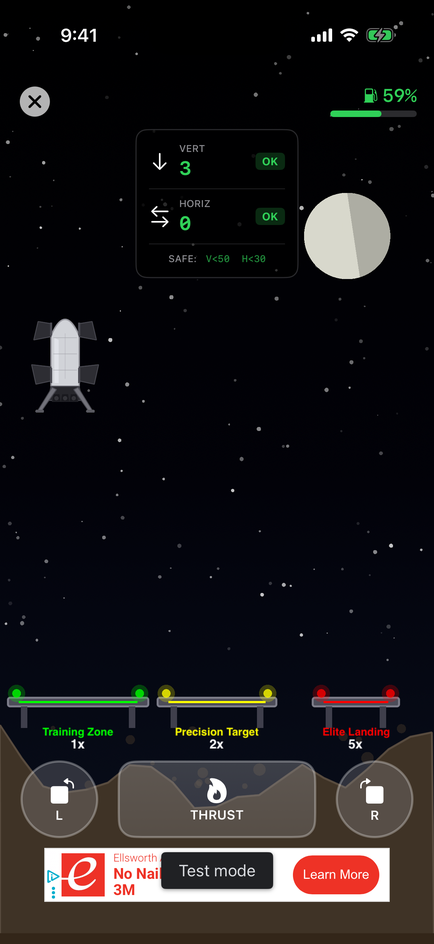
#> input picture Screenshots/v2.0.0/02_classic_gameplay.png, 434 x 944 px, shrunk from 1206 x 2622 before the run
$ python caption_screenshots.py
#> lines starting #> are read from the running program, lines starting #| are printed output that depends on the picture
#!/usr/bin/env python3
"""
Bake marketing captions onto App Store screenshots.

Usage:
    python3 Scripts/caption_screenshots.py

Reads from Screenshots/v2.0.0/, writes captioned versions to the same directory.
Requires: Pillow (pip install Pillow)
"""

import os
from PIL import Image, ImageDraw, ImageFont

# --- Configuration ---

SCREENSHOTS_DIR = os.path.join(os.path.dirname(__file__), '..', 'Screenshots', 'v2.0.0')

# Font: SF Compact Black (macOS system font)
# Fallback chain for other systems
FONT_CANDIDATES = [
    '/System/Library/Fonts/SFCompact.ttf',       # macOS - SF Compact Black
    '/System/Library/Fonts/SFNSRounded.ttf',      # macOS - SF NS Rounded
    '/System/Library/Fonts/Helvetica.ttc',        # macOS fallback
    '/usr/share/fonts/truetype/dejavu/DejaVuSans-Bold.ttf',  # Linux
]

FONT_SIZE = 100
LINE_SPACING = 12  # pixels between lines

# Background pill styling (default)
PILL_COLOR = (20, 20, 30, 190)    # dark blue-black at ~75% opacity
PILL_PADDING_H = 50               # horizontal padding inside pill
PILL_PADDING_V = 14               # vertical padding inside pill
PILL_RADIUS = 24                   # corner radius

# Caption definitions: (filename, line1, line2, y_top, pill_color_override)
# y_top: top edge of pill, tuned per screenshot to sit as header with gap before HUD
# pill_color_override: None = use default, or (r,g,b,a) tuple for this screenshot
CAPTIONS = [
    # 1. Gameplay — HUD box starts ~260px. Pill at 140 ends ~320, gap before HUD at ~370
    ('02_classic_gameplay.png',       'PRECISION PILOTING.',    'NO MARGIN FOR ERROR.',   140, None),
    # 2. Main menu — "LANDER" title at ~360. Reduced opacity to prevent visual overload
    ('01_main_menu.png',             'CONTROL THRUST.',        'MASTER THE DESCENT.',    140, (20, 20, 30, 155)),
    # 3. Crash — HUD starts ~260. Similar to gameplay
    ('06_campaign_venus_crash.png',   'Crash. Learn.',          'Try again.',             140, None),
    # 4. Landing success — HUD starts ~260
    ('10_landing_success.png',        'PRECISION',              'IS SCORED.',             140, None),
    # 5. Campaign select — "CAMPAIGN" header at ~266, cards at ~350
    ('03_campaign_level_select.png',  'A 10-WORLD',            'SKILL CAMPAIGN',         140, None),
]


def find_font(size):
    """Load the first available font from candidates."""
    for path in FONT_CANDIDATES:
        if os.path.exists(path):
            try:
                return ImageFont.truetype(path, size)
            except Exception:
                continue
    raise RuntimeError(f"No suitable font found. Tried: {FONT_CANDIDATES}")


def measure_text(font, text):
    """Return (width, height, y_offset) of text using font bounding box."""
    bbox = font.getbbox(text)
    return bbox[2] - bbox[0], bbox[3] - bbox[1], bbox[1]


def add_caption(input_path, output_path, line1, line2, y_top, pill_color=None):
    """Open a screenshot, draw a 2-line caption with background pill, save."""
#> called with line1 = 'PRECISION PILOTING.', line2 = 'NO MARGIN FOR ERROR.', y_top = 140
    img = Image.open(input_path).convert('RGBA')
#> img is the input picture: PIL image 434x944 RGBA; mean R, G, B, A 28.7, 26.2, 27.8, 255
    width, height = img.size
#> width = 434; height = 944

    # Create overlay for translucent drawing
    overlay = Image.new('RGBA', (width, height), (0, 0, 0, 0))
#> overlay: PIL image 434x944 RGBA; every value is 0
    draw = ImageDraw.Draw(overlay)

    font = find_font(FONT_SIZE)
    color = pill_color or PILL_COLOR

    # Measure both lines
    w1, h1, yoff1 = measure_text(font, line1)
    w2, h2, yoff2 = measure_text(font, line2)

    # Use fixed line height based on cap height for consistent pill sizing
    # across ALL CAPS and mixed-case text (descenders extend below)
    cap_height = font.getbbox('ABCDEFG')[3] - font.getbbox('ABCDEFG')[1]
    line_height = cap_height
    text_block_h = line_height * 2 + LINE_SPACING
    text_block_w = max(w1, w2)

    # Pill dimensions (centered, clamped to image bounds)
    pill_w = text_block_w + PILL_PADDING_H * 2
    pill_h = text_block_h + PILL_PADDING_V * 2
    pill_x0 = max(0, (width - pill_w) // 2)
#> pill_x0 = 0
    pill_y0 = y_top
    pill_x1 = min(width, pill_x0 + pill_w)
#> pill_x1 = 434
    pill_y1 = pill_y0 + pill_h

    # Draw background pill
    draw.rounded_rectangle(
        (pill_x0, pill_y0, pill_x1, pill_y1),
        radius=PILL_RADIUS,
        fill=color
    )

    # Text positioning: centered in pill
    text_area_y0 = pill_y0 + PILL_PADDING_V

    # Line 1
    x1 = (width - w1) // 2
#> x1 = -387
    y1_draw = text_area_y0 - yoff1

    # Line 2
    x2 = (width - w2) // 2
#> x2 = -476
    y2_draw = text_area_y0 + line_height + LINE_SPACING - yoff2

    draw.text((x1, y1_draw), line1, fill=(255, 255, 255, 255), font=font)
    draw.text((x2, y2_draw), line2, fill=(255, 255, 255, 255), font=font)

    # Composite overlay onto original
    result = Image.alpha_composite(img, overlay)
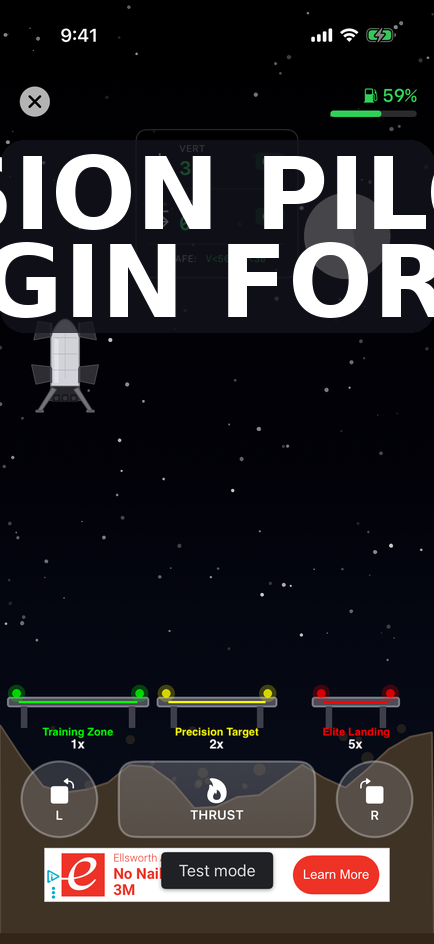
#> result: PIL image 434x944 RGBA; mean R, G, B, A 46, 43.4, 45.8, 255

    # Save as PNG (lossless)
    result.save(output_path, 'PNG', optimize=False)

    opacity_pct = round(color[3] / 255 * 100)
    print(f"  Pill: ({pill_x0},{pill_y0}) to ({pill_x1},{pill_y1}), h={pill_h}px, opacity={opacity_pct}%")
#|   Pill: (0,140) to (434,332), h=192px, opacity=75%
    return result.size


def main():
    screenshots_dir = os.path.abspath(SCREENSHOTS_DIR)
    print(f"Screenshots directory: {screenshots_dir}")
    print(f"Font size: {FONT_SIZE}px, Default pill: {PILL_COLOR}")
    print()

    for entry in CAPTIONS:
        filename, line1, line2, y_top, pill_override = entry
        input_path = os.path.join(screenshots_dir, filename)
        base, ext = os.path.splitext(filename)
        output_name = f"{base}_captioned{ext}"
        output_path = os.path.join(screenshots_dir, output_name)

        if not os.path.exists(input_path):
            print(f"SKIP: {filename} not found")
            continue

        size = add_caption(input_path, output_path, line1, line2, y_top, pill_override)
#> size = (434, 944)
        print(f"OK: {output_name} ({size[0]}x{size[1]})")
#| OK: 02_classic_gameplay_captioned.png (434x944)
#> pass 2 of the loop in main, `for entry in CAPTIONS:`:
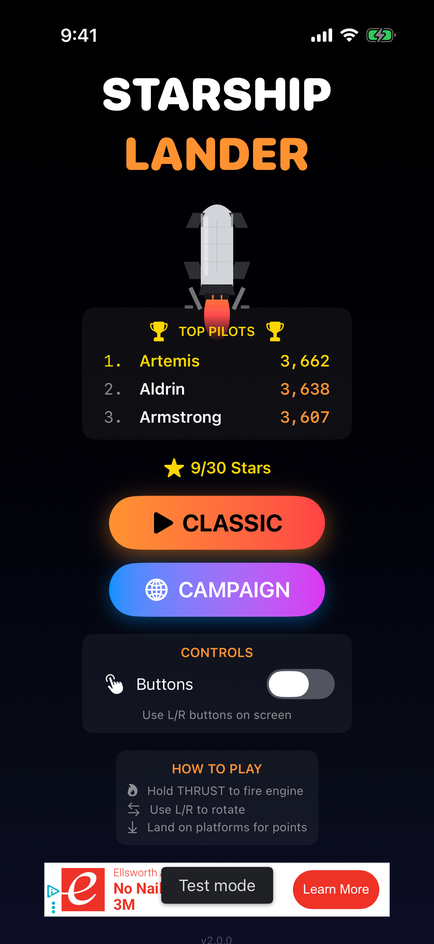
#> input picture Screenshots/v2.0.0/01_main_menu.png, 434 x 944 px, shrunk from 1206 x 2622 before the run
#> in add_caption, img is the input picture: PIL image 434x944 RGBA; mean R, G, B, A 35.8, 28.5, 34.9, 255
#> in add_caption (call 2), `result = Image.alpha_composite(img, overlay)`:
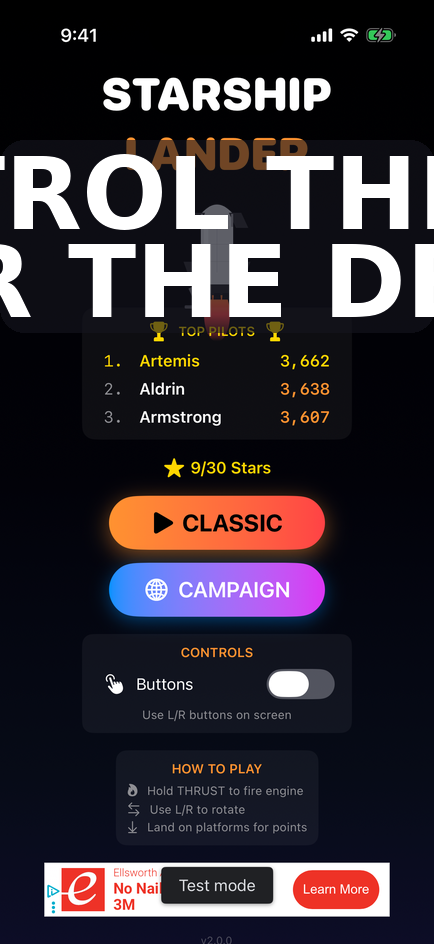
#> result: PIL image 434x944 RGBA; mean R, G, B, A 51.3, 44.8, 52.3, 255
#|   Pill: (0,140) to (434,332), h=192px, opacity=61%
#| OK: 01_main_menu_captioned.png (434x944)
#> pass 3 of the loop in main, `for entry in CAPTIONS:`:
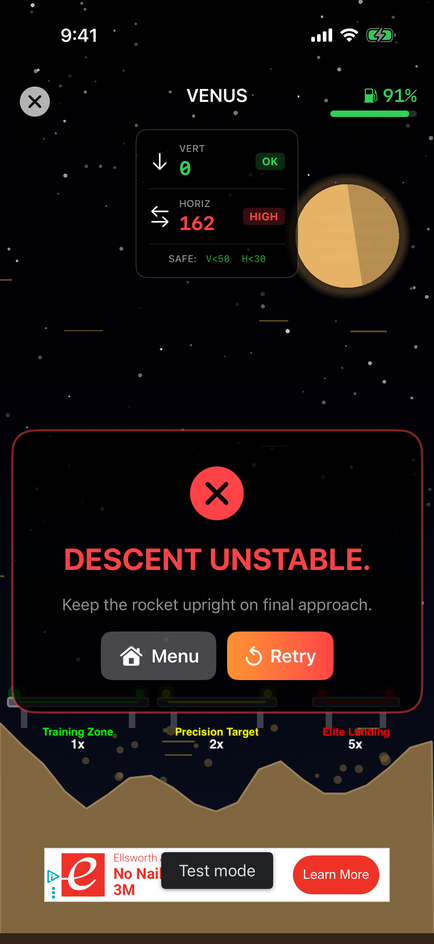
#> input picture Screenshots/v2.0.0/06_campaign_venus_crash.png, 434 x 944 px, shrunk from 1206 x 2622 before the run
#> in add_caption, img is the input picture: PIL image 434x944 RGBA; mean R, G, B, A 41.6, 31.1, 25.8, 255
#> in add_caption (call 3), `result = Image.alpha_composite(img, overlay)`:
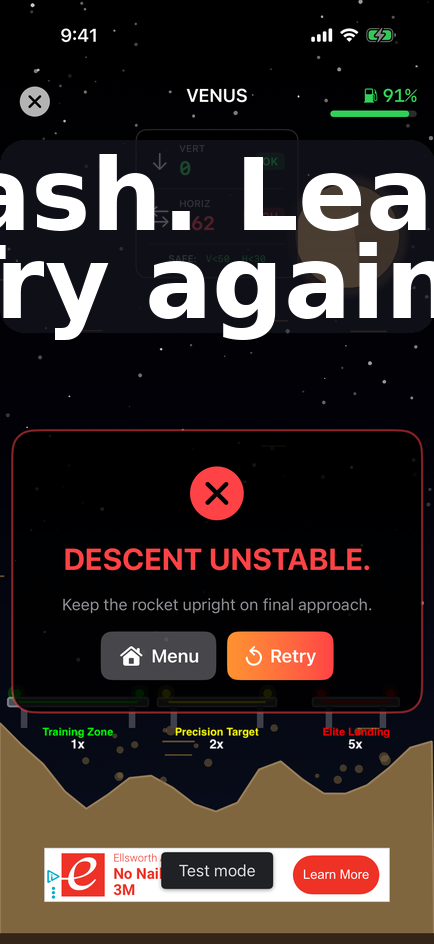
#> result: PIL image 434x944 RGBA; mean R, G, B, A 55.1, 45.6, 42.3, 255
#|   Pill: (0,140) to (434,332), h=192px, opacity=75%
#| OK: 06_campaign_venus_crash_captioned.png (434x944)
#> the loop made 5 passes; the first 3 are shown

    print("\nDone.")


if __name__ == '__main__':
    main()
